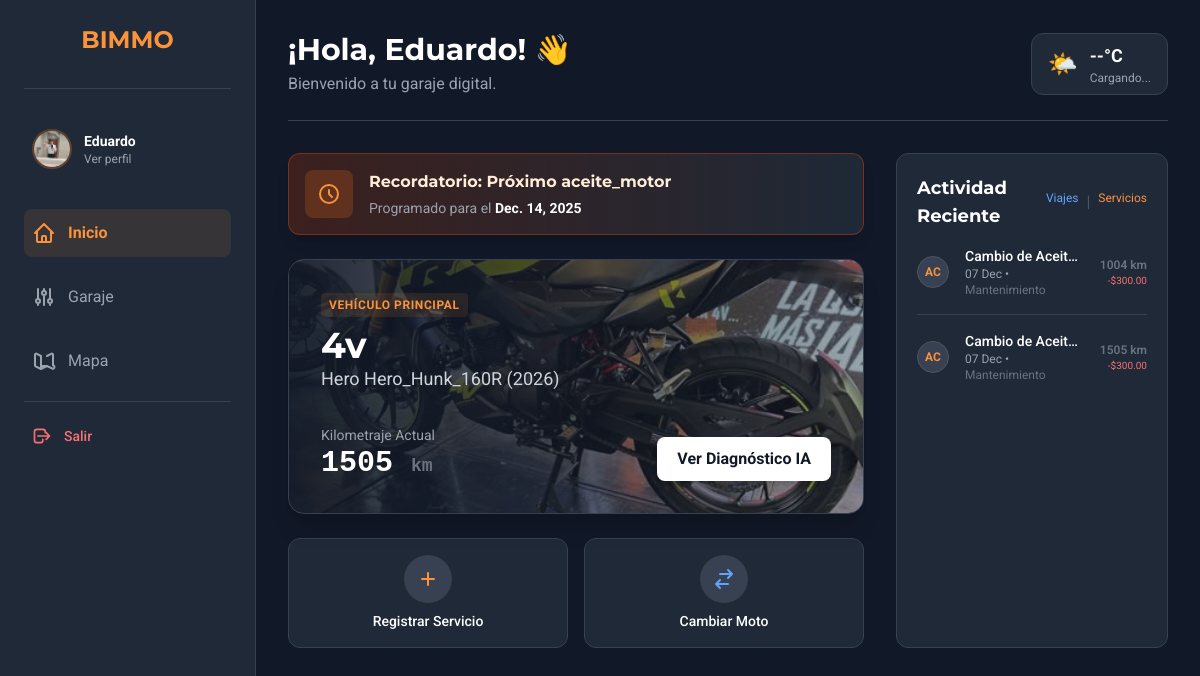
Page / (signed in) on the earlier database version.
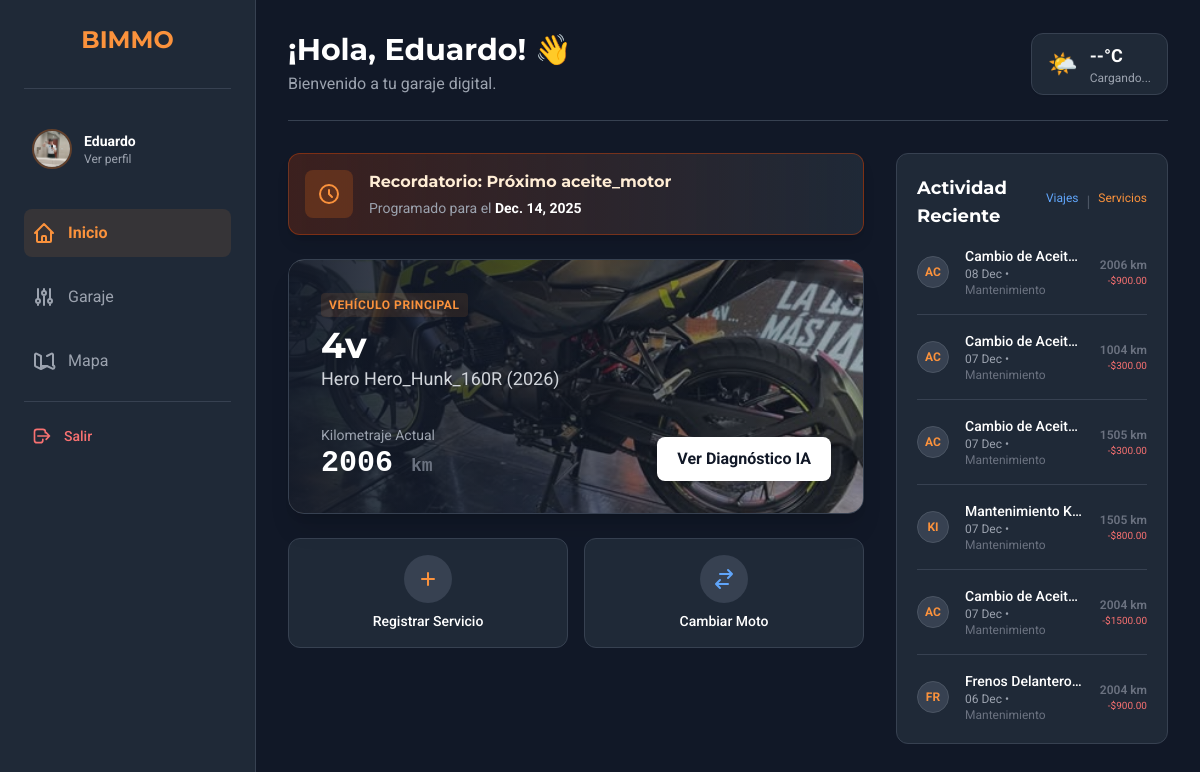
Same page on the later database version.
### app/models.py (models this page shows, shortened)
class MaintenanceReminder(models.Model):
    REMINDER_TYPE_CHOICES = [
        ('distance', 'Por Kilometraje'),
        ('date', 'Por Fecha'),
    ]
    motorcycle = models.ForeignKey(Motorcycle, on_delete=models.CASCADE, related_name='reminders')
    service_type = models.CharField(max_length=100, verbose_name="Servicio a Realizar") # Texto libre o vinculado a choices
    reminder_type = models.CharField(max_length=20, choices=REMINDER_TYPE_CHOICES, default='distance')
    next_service_at_mileage = models.IntegerField(null=True, blank=True, verbose_name="A los Km")
    next_service_date = models.DateField(null=True, blank=True, verbose_name="En la Fecha")
    is_active = models.BooleanField(default=True)
    created_at = models.DateTimeField(auto_now_add=True)

class Motorcycle(models.Model):
    owner = models.ForeignKey(User, on_delete=models.CASCADE, related_name='motorcycles')
    nickname = models.CharField(max_length=100, help_text="Apodo de tu moto (ej. La Furia)")
    make = models.CharField(max_length=100, verbose_name="Marca")
    model = models.CharField(max_length=100, verbose_name="Modelo")
    year = models.IntegerField(verbose_name="Año")
    plate_number = models.CharField(max_length=20, blank=True, null=True, verbose_name="Placa/Matrícula")
    mileage = models.IntegerField(default=0, verbose_name="Kilometraje Actual")
    photo = models.ImageField(upload_to='moto_photos/', default='default_motorcycle_photo.jpg', blank=True)
    is_active = models.BooleanField(default=True, help_text="Desmarcar si vendiste o diste de baja la moto")
    created_at = models.DateTimeField(auto_now_add=True)

class MaintenanceLog(models.Model):
    SERVICE_CHOICES = [
        ('aceite_motor', 'Cambio de Aceite de Motor'),
        ('filtro_aceite', 'Cambio de Filtro de Aceite'),
        ('filtro_aire', 'Limpieza/Cambio Filtro de Aire'),
        ('bujias', 'Cambio de Bujías'),
        ('kit_arrastre', 'Mantenimiento Kit de Arrastre'),
        ('frenos_delanteros', 'Frenos Delanteros (Pastillas/Líquido)'),
        ('frenos_traseros', 'Frenos Traseros (Zapatas/Pastillas)'),
        ('neumaticos', 'Cambio de Neumáticos'),
        ('bateria', 'Batería'),
        ('ajuste_valvulas', 'Ajuste de Válvulas'),
        ('suspension', 'Mantenimiento de Suspensión'),
        ('otro', 'Otro / Reparación General'),
    ]
    motorcycle = models.ForeignKey(Motorcycle, on_delete=models.CASCADE, related_name='maintenance_logs')
    service_type = models.CharField(max_length=50, choices=SERVICE_CHOICES, verbose_name="Tipo de Servicio")
    date = models.DateField(default=timezone.now, verbose_name="Fecha del Servicio")
    mileage_at_service = models.IntegerField(verbose_name="Kilometraje al momento del servicio")
    cost = models.DecimalField(max_digits=10, decimal_places=2, null=True, blank=True, verbose_name="Costo")
    notes = models.TextField(blank=True, null=True, verbose_name="Notas Adicionales")
    created_at = models.DateTimeField(auto_now_add=True)
    class Meta:
        ordering = ['-date'] # Los más recientes primero

### app/views.py (the view)
# urls.py: path('', views.index, name='index'),
def index(request):
    if 'user_id' in request.session:
        user = User.objects.get(id=request.session['user_id'])
        try:
            profile = Profile.objects.get(user=user)
        except Profile.DoesNotExist:
            profile = Profile.objects.create(user=user)
        motorcycles = Motorcycle.objects.filter(owner=user, is_active=True)
        main_moto = None
        selected_moto_id = request.session.get('selected_moto_id')
        if selected_moto_id:
            main_moto = motorcycles.filter(id=selected_moto_id).first()
        if not main_moto:
            main_moto = motorcycles.first()
            if main_moto:
                request.session['selected_moto_id'] = main_moto.id
        recent_activity = []
        maintenance_reminders = []
        if main_moto:
            m_logs = MaintenanceLog.objects.filter(motorcycle=main_moto)
            t_logs = TripLog.objects.filter(motorcycle=main_moto)
            activity_list = sorted(
                chain(m_logs, t_logs),
                key=attrgetter('date'),
                reverse=True
            )
            recent_activity = activity_list[:6]
            maintenance_reminders = MaintenanceReminder.objects.filter(motorcycle=main_moto, is_active=True)
        context = {
            'user': user,
            'profile': profile,
            'motorcycles': motorcycles,
            'main_moto': main_moto,
            'recent_activity': recent_activity,
            'maintenance_reminders': maintenance_reminders,
        }
        return render(request, 'index.html', context)
    return redirect('login')

### app/context_processors.py (called while the page is built)
def user_profile_global(request):
    context = {}
    if 'user_id' in request.session:
        try:
            user = User.objects.get(id=request.session['user_id'])
            context['user_global'] = user
            try:
                context['profile_global'] = Profile.objects.get(user=user)
            except Profile.DoesNotExist:
                context['profile_global'] = None
        except User.DoesNotExist:
            pass
    return context

### app/templates/index.html (shortened to what the changed rows need)
{% extends "base.html" %}
{% block content %}
<div class="p-4 mx-auto max-w-7xl sm:p-6 lg:p-8">
    <div class="flex flex-col md:flex-row md:items-center md:justify-between pb-6 mb-8 border-b border-gray-700 gap-4">
        <div>
            <h2 class="text-3xl font-bold text-white">¡Hola, {{ user.first_name|default:user.username }}! 👋</h2>
        </div>
    </div>
    {% if main_moto %}
    <div class="grid grid-cols-1 gap-6 lg:grid-cols-3 lg:gap-8">
        <div class="lg:col-span-2 space-y-6">
            {% if maintenance_reminders %}
                {% for reminder in maintenance_reminders %}
                <div class="maintenance-alert p-4 bg-gradient-to-r from-orange-900/40 to-gray-800 border border-orange-700/50 rounded-xl flex items-start gap-4 shadow-lg"
                     data-title="Recordatorio"
                     data-body="Tu {{ reminder.service_type }} requiere atención.">
                    <div class="p-3 bg-orange-500/20 rounded-lg text-orange-400">
                        <svg class="w-6 h-6" fill="none" stroke="currentColor" viewBox="0 0 24 24"><path stroke-linecap="round" stroke-linejoin="round" stroke-width="2" d="M12 8v4l3 3m6-3a9 9 0 11-18 0 9 9 0 0118 0z"></path></svg>
                    </div>
                    <div>
                        <h4 class="font-bold text-orange-100">Recordatorio: {{ reminder.service_type }}</h4>
                        <div class="text-sm text-gray-400 mt-1">
                            {% if reminder.reminder_type == 'distance' %}
                                {% widthratio main_moto.mileage 1 -1 as km_negativos %}
                                {% if main_moto.mileage >= reminder.next_service_at_mileage %}
                                    <span class="text-red-400 font-bold bg-red-900/20 px-2 py-0.5 rounded border border-red-500/30">¡VENCIDO!</span>
                                    <span class="block mt-1">Se pasó hace <b>{{ main_moto.mileage|add:km_negativos|stringformat:"+d"|slice:"1:" }} km</b></span>
                                {% else %}
                                    Programado a los <span class="text-white font-bold">{{ reminder.next_service_at_mileage }} km</span>
                                    <span class="block text-orange-300 mt-0.5">(Faltan <b>{{ reminder.next_service_at_mileage|add:km_negativos }} km</b>)</span>
                                {% endif %}
                            {% else %}
                                {% now "Y-m-d" as hoy_str %}
                                {% if reminder.next_service_date|date:"Y-m-d" < hoy_str %}
                                     <span class="text-red-400 font-bold">¡VENCIDO!</span> Era para el {{ reminder.next_service_date }}
                                {% else %}
                                    Programado para el <span class="text-white font-bold">{{ reminder.next_service_date }}</span>
                                {% endif %}
                            {% endif %}
                        </div>
                    </div>
                </div>
                {% endfor %}
            {% endif %}
            <div class="relative overflow-hidden bg-gray-800 rounded-2xl shadow-xl border border-gray-700 group">
                <div class="absolute inset-0 bg-gradient-to-r from-gray-900/90 via-gray-900/40 to-transparent z-10 pointer-events-none"></div>
                {% if main_moto.photo %}
                    <img src="{{ main_moto.photo.url }}" alt="{{ main_moto.model }}" class="absolute inset-0 w-full h-full object-cover opacity-60 group-hover:scale-105 transition-transform duration-700">
                {% else %}
                    <img src="https://placehold.co/800x400/111827/4b5563?text=Moto" class="absolute inset-0 w-full h-full object-cover opacity-50">
                {% endif %}
                <div class="relative z-20 p-6 sm:p-8">
                    <div class="flex justify-between items-start">
                        <div>
                            <span class="inline-block px-2 py-1 mb-2 text-xs font-bold text-orange-400 bg-orange-400/10 rounded uppercase tracking-wider">Vehículo Principal</span>
                            <h3 class="text-3xl sm:text-4xl font-bold text-white">{{ main_moto.nickname|default:main_moto.model }}</h3>
                            <p class="text-gray-300 text-lg">{{ main_moto.make }} {{ main_moto.model }} ({{ main_moto.year }})</p>
                        </div>
                    </div>
                    <div class="mt-8 flex items-end justify-between">
                        <div>
                            <p class="text-sm text-gray-400">Kilometraje Actual</p>
                            <p class="text-3xl font-bold text-white font-mono">{{ main_moto.mileage }} <span class="text-lg text-gray-500">km</span></p>
                        </div>
                        <a href="{% url 'motodetails' moto_id=main_moto.id %}" class="px-5 py-2.5 bg-white text-gray-900 font-bold rounded-lg hover:bg-gray-200 transition-colors shadow-lg">
                            Ver Diagnóstico IA
                        </a>
                    </div>
                </div>
            </div>
            <div class="grid grid-cols-2 gap-4">
                <a href="{% url 'maintenance_add' moto_id=main_moto.id %}" class="flex flex-col items-center justify-center p-4 bg-gray-800 border border-gray-700 rounded-xl hover:bg-gray-700 hover:border-orange-500/50 transition-all group">
                    <div class="p-3 bg-gray-700 rounded-full text-orange-400 group-hover:bg-orange-500 group-hover:text-white transition-colors mb-2">
                        <svg class="w-6 h-6" fill="none" stroke="currentColor" viewBox="0 0 24 24"><path stroke-linecap="round" stroke-linejoin="round" stroke-width="2" d="M12 6v6m0 0v6m0-6h6m-6 0H6"></path></svg>
                    </div>
                    <span class="font-medium text-sm">Registrar Servicio</span>
                </a>
                <button id="open-switch-modal" class="flex flex-col items-center justify-center p-4 bg-gray-800 border border-gray-700 rounded-xl hover:bg-gray-700 hover:border-blue-500/50 transition-all group">
                    <div class="p-3 bg-gray-700 rounded-full text-blue-400 group-hover:bg-blue-500 group-hover:text-white transition-colors mb-2">
                        <svg class="w-6 h-6" fill="none" stroke="currentColor" viewBox="0 0 24 24"><path stroke-linecap="round" stroke-linejoin="round" stroke-width="2" d="M8 7h12m0 0l-4-4m4 4l-4 4m0 6H4m0 0l4 4m-4-4l4-4"></path></svg>
                    </div>
                    <span class="font-medium text-sm">Cambiar Moto</span>
                </button>
            </div>
        </div>
        <div class="space-y-6">
            <div class="bg-gray-800 rounded-xl border border-gray-700 p-5 h-full">
                <div class="flex items-center justify-between mb-4">
                    <h3 class="text-lg font-bold text-white">Actividad Reciente</h3>
                    <div class="flex gap-2">
                        <a href="{% url 'map' %}" class="text-xs text-blue-400 hover:underline">Viajes</a>
                        <span class="text-gray-600">|</span>
                        <a href="{% url 'motodetails' moto_id=main_moto.id %}" class="text-xs text-orange-400 hover:underline">Servicios</a>
                    </div>
                </div>
                {% if recent_activity %}
                <div class="flow-root">
                    <ul role="list" class="-my-4 divide-y divide-gray-700">
                        {% for item in recent_activity %}
                        <li class="py-4">
                            {% if item.service_type %}
                            <div class="flex items-center space-x-4">
                                <div class="flex-shrink-0">
                                    <span class="inline-flex items-center justify-center h-8 w-8 rounded-full bg-gray-700 border border-gray-600">
                                        <span class="text-xs font-bold text-orange-400">{{ item.service_type|slice:":2"|upper }}</span>
                                    </span>
                                </div>
                                <div class="flex-1 min-w-0">
                                    <p class="text-sm font-medium text-white truncate">{{ item.get_service_type_display }}</p>
                                    <p class="text-xs text-gray-400">{{ item.date|date:"d M" }} • <span class="text-gray-500">Mantenimiento</span></p>
                                </div>
                                <div class="inline-flex flex-col items-end">
                                    <span class="text-xs font-semibold text-gray-500">{{ item.mileage_at_service }} km</span>
                                    {% if item.cost %}<span class="text-[10px] text-red-400">-${{ item.cost }}</span>{% endif %}
                                </div>
                            </div>
                            {% endif %}
                        </li>
                        {% endfor %}
                    </ul>
                </div>
                {% else %}
                    <div class="text-center py-8">
                        <p class="text-gray-500 text-sm">No hay actividad reciente.</p>
                        <p class="text-xs text-gray-600 mt-1">Registra servicios o viajes para verlos aquí.</p>
                    </div>
                {% endif %}
            </div>
        </div>
    </div>
    {% endif %}
</div>
{% endblock %}

Differences in the rows shown:
changed Motorcycle "Hero": mileage "1505" → "2006"
added MaintenanceLog: service_type "AC", service_type "Cambio de Aceit…", date "08 Dec", mileage_at_service "2006", cost "900.00"
added MaintenanceLog: service_type "KI", service_type "Mantenimiento K…", date "07 Dec", mileage_at_service "1505", cost "800.00"
added MaintenanceLog: service_type "AC", service_type "Cambio de Aceit…", date "07 Dec", mileage_at_service "2004", cost "1500.00"
added MaintenanceLog: service_type "FR", service_type "Frenos Delantero…", date "06 Dec", mileage_at_service "2004", cost "900.00"
